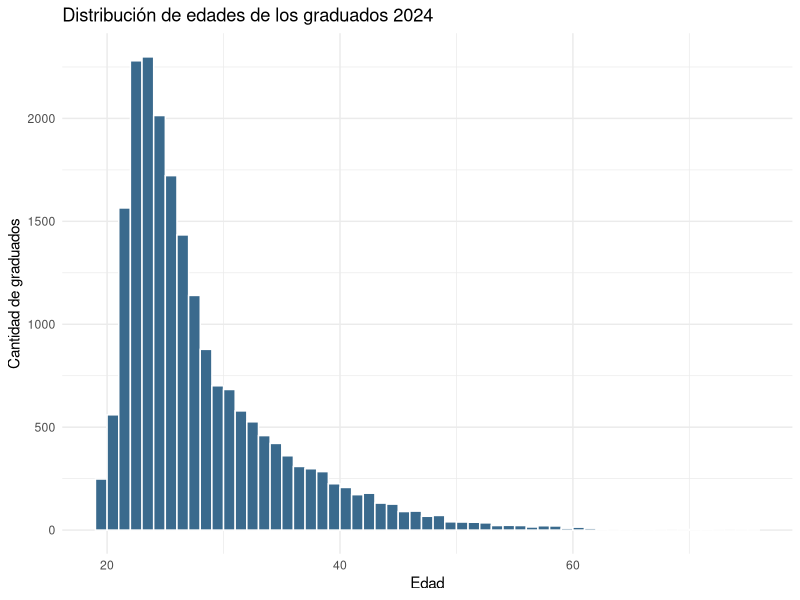
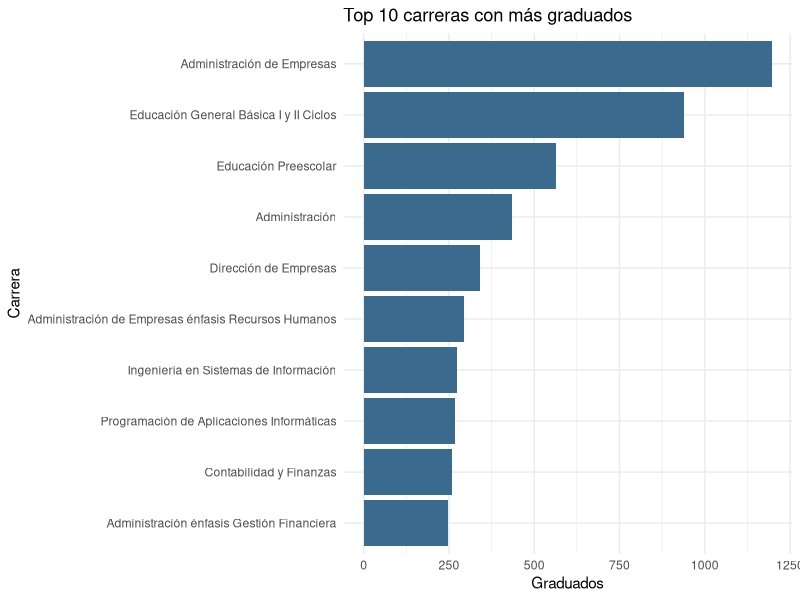
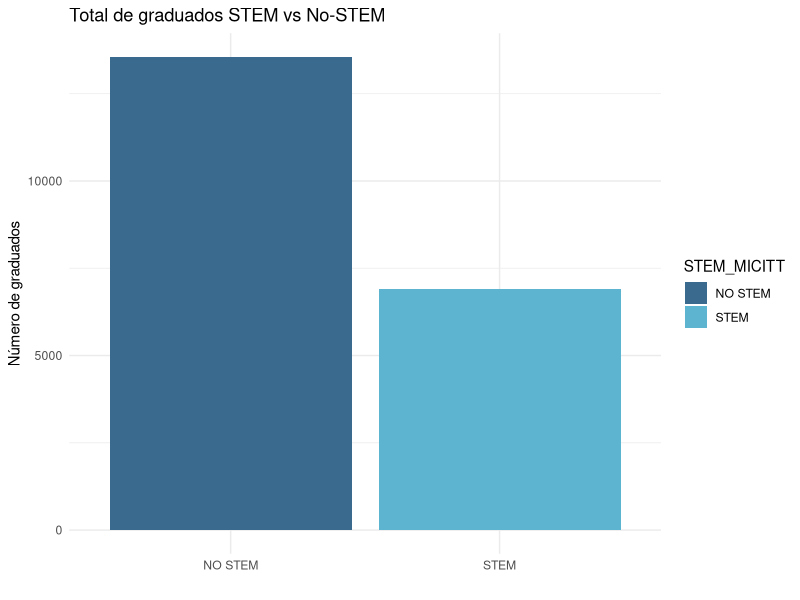
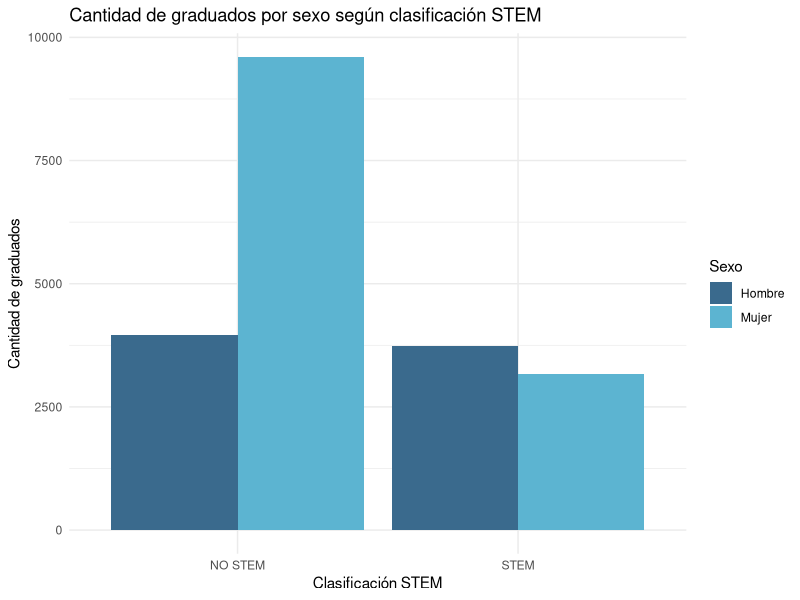
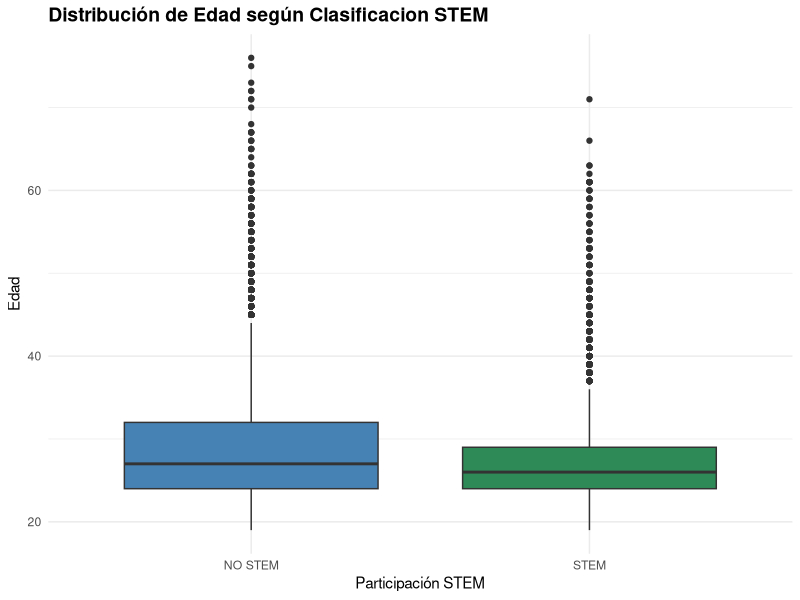
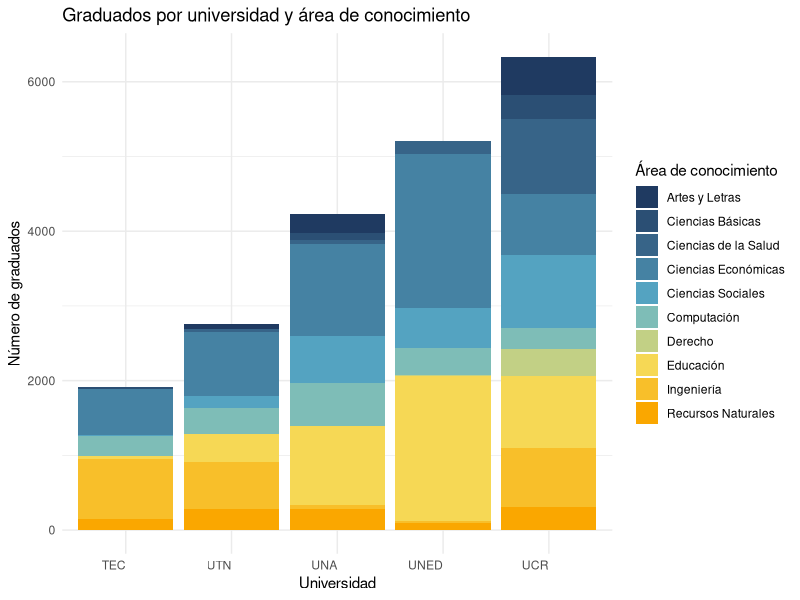
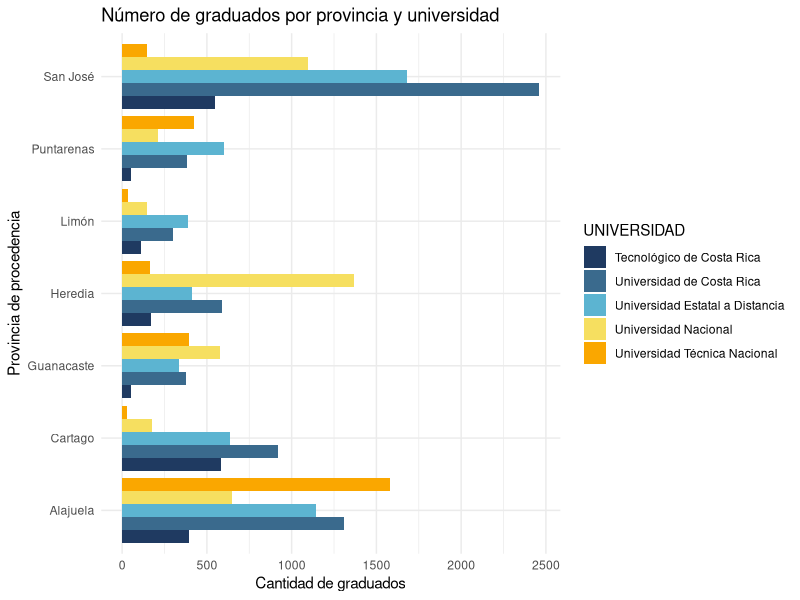
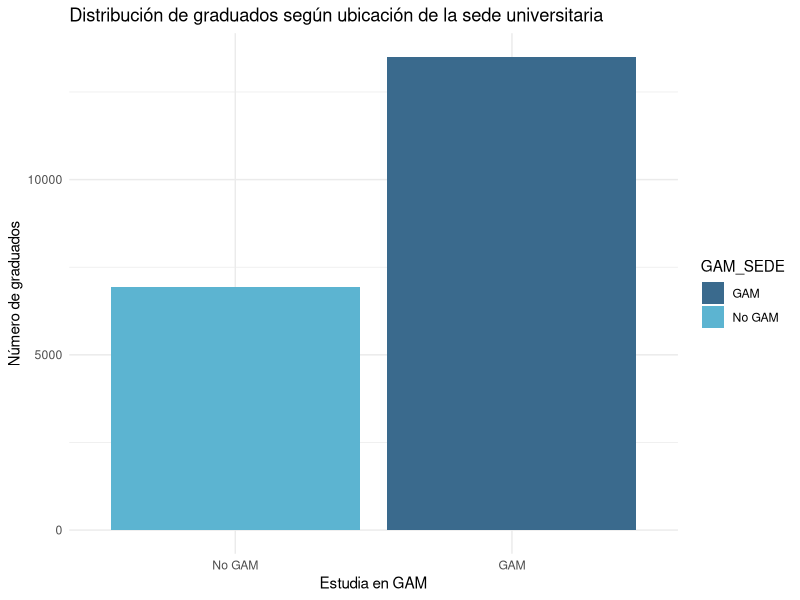

These charts were generated, in order, by the following R code:
## ---- chunk 1
library(tidyverse)
library(readxl)
paleta <- c("#1F3A61", "#3A6A8D", "#5CB4D1", "#F6DF60", "#FAA700")

Datos<-read_excel("../data/datos_diplomas_sector_estatal_2024.xlsx")

Datos <- Datos %>%
  mutate(
    ABREVIACIÓN = case_when(
      UNIVERSIDAD == "Universidad de Costa Rica" ~ "UCR",
      UNIVERSIDAD == "Universidad Nacional" ~ "UNA",
      UNIVERSIDAD == "Tecnológico de Costa Rica" ~ "TEC",
      UNIVERSIDAD == "Universidad Estatal a Distancia" ~ "UNED",
      UNIVERSIDAD == "Universidad Técnica Nacional" ~ "UTN",
      TRUE~"Otra"
    )
  )
table(Datos$ABREVIACIÓN)

view(Datos)
## ---- chunk 2
tipos <- tibble(
  columna = names(Datos),
  tipo = sapply(Datos, class)
)
print(tipos)
## ---- chunk 3
print(head(Datos, 5))
## ---- chunk 4
resumen <- summary(Datos[sapply(Datos, is.numeric)]) 
print(resumen)
## ---- chunk 5
ggplot(data = Datos, aes(x = EDAD)) +
  geom_histogram(
    binwidth = 1,
    boundary = 19,
    fill = paleta[2],
    color = "white"
  ) +
  labs(
    title = "Distribución de edades de los graduados 2024",
    x = "Edad",
    y = "Cantidad de graduados"
  ) +
  theme_minimal()
## ---- chunk 6
# Distribución de graduados por carrera
graduados_carrera <- Datos %>%
  group_by(CARRERA) %>%
  summarise(
    n_graduados = n(),
    proporcion = n() / nrow(Datos)
  ) %>%
  arrange(desc(n_graduados))

top10 <- graduados_carrera %>%
  arrange(desc(n_graduados)) %>%
  head(10)

ggplot(top10, aes(x = reorder(CARRERA, n_graduados), 
                  y = n_graduados)) +
  geom_col(fill = paleta[2]) +
  coord_flip() +
  labs(title = "Top 10 carreras con más graduados",
       x = "Carrera",
       y = "Graduados") +
  theme_minimal()
## ---- chunk 7
# Distribución de graduados STEM vs No-STEM (totales)
stem_dist <- Datos %>%
  group_by(STEM_MICITT) %>%
  summarise(
    n = n()
  )

# Gráfico de barras por totales
ggplot(stem_dist, aes(x = STEM_MICITT, y = n, fill = STEM_MICITT)) +
  geom_col() +
  labs(title = "Total de graduados STEM vs No-STEM",
       x = "",
       y = "Número de graduados") +
  theme_minimal() +
  scale_fill_manual(values = paleta[2:3])
## ---- chunk 8
ggplot(Datos, aes(x = STEM_MICITT, fill = SEXO)) +
  geom_bar(position = "dodge") +
  scale_fill_manual(values = paleta[2:3]) +
  labs(
    title = "Cantidad de graduados por sexo según clasificación STEM",
    x = "Clasificación STEM",
    y = "Cantidad de graduados",
    fill = "Sexo"
  ) +
  theme_minimal()
## ---- chunk 9
ggplot(Datos, aes(x = STEM_MICITT, y = EDAD, fill = STEM_MICITT)) +
  geom_boxplot() +
  labs(
    title = "Distribución de Edad según Clasificacion STEM",
    x = "Participación STEM",
    y = "Edad"
  ) +
  scale_fill_manual(values = c("steelblue", "seagreen")) +
  theme_minimal() +
  theme(
    legend.position = "none",
    plot.title = element_text(size = 14, face = "bold")
  )
## ---- chunk 10
uni_graduados <- Datos %>%
  group_by(ABREVIACIÓN) %>%
  summarise(
    n_graduados = n()
  ) %>%
  arrange(desc(n_graduados))

top10_universidades <- uni_graduados %>% head(10)

uni_area <- Datos %>%
  group_by(ABREVIACIÓN, AREA_CONOCIMIENTO) %>%
  summarise(n_graduados = n()) %>%
  ungroup()

paleta_expandida <- colorRampPalette(paleta)(length(unique(uni_area$AREA_CONOCIMIENTO)))
# Función que expande los colores de una paleta que tiene pocos colores y para el gráfico se necesitan más

ggplot(uni_area, aes(x = reorder(ABREVIACIÓN, n_graduados, sum), 
                     y = n_graduados, 
                     fill = AREA_CONOCIMIENTO)) +
  geom_col() +
  labs(title = "Graduados por universidad y área de conocimiento",
       x = "Universidad",
       y = "Número de graduados",
       fill = "Área de conocimiento") +
  theme_minimal() +
  theme(axis.text.x = element_text(hjust = 1)) +
  scale_fill_manual(values = paleta_expandida)
## ---- chunk 11
Datos %>%
  mutate(
    PROVINCIA_GRADUADO = str_trim(PROVINCIA_GRADUADO),
    PROVINCIA_GRADUADO = str_to_title(PROVINCIA_GRADUADO)
  ) %>% 
  filter(PROVINCIA_GRADUADO != "Extranjero") %>%
  ggplot(aes(x = PROVINCIA_GRADUADO, fill = UNIVERSIDAD)) +
  geom_bar(position = "dodge") +
  scale_fill_manual(values = paleta) +
  labs(
    title = "Número de graduados por provincia y universidad",
    x = "Provincia de procedencia",
    y = "Cantidad de graduados"
  ) +
  theme_minimal() +
  coord_flip() +
  theme(axis.text.y = element_text(angle = 0, hjust = 1))
## ---- chunk 12
# Distribución de graduados por GAM_SEDE
gam_sede_dist <- Datos %>%
  filter(!GAM_SEDE %in% c("Sin información", "No aplica")) %>%
  group_by(GAM_SEDE) %>%
  summarise(
    n = n()
  )

# Gráfico de barras
ggplot(gam_sede_dist, aes(x = reorder(GAM_SEDE, n), y = n, fill = GAM_SEDE)) +
  geom_col() +
  labs(
    title = "Distribución de graduados según ubicación de la sede universitaria",
    x = "Estudia en GAM",
    y = "Número de graduados"
  ) +
  theme_minimal() +
  scale_fill_manual(values = paleta[2:3])
## ---- chunk 13
# Distribución de graduados por GAM_ESTUDIANTE 
gam_est_dist <- Datos %>%
  filter(!GAM_ESTUDIANTE %in% c("No aplica")) %>%
  group_by(GAM_ESTUDIANTE) %>%
  summarise(
    n = n()
  )

# Gráfico de barras
ggplot(gam_est_dist, aes(x = reorder(GAM_ESTUDIANTE, n), y = n, fill = GAM_ESTUDIANTE)) +
  geom_col() +
  labs(
    title = "Distribución de graduados según residencia en la GAM",
    x = "Vive en GAM",
    y = "Número de graduados"
  ) +
  theme_minimal() +
  scale_fill_manual(values = paleta[2:3])
## ---- chunk 14
ggplot(
  Datos %>% filter(GAM_ESTUDIANTE != "No aplica"),
  aes(x = GAM_ESTUDIANTE, y = EDAD, fill = GAM_ESTUDIANTE)
) +
  geom_boxplot() +
  labs(
    title = "Distribución de Edad según Clasificación GAM",
    x = "Pertenencia a la GAM",
    y = "Edad"
  ) +
  scale_fill_manual(values = c("steelblue", "seagreen")) +
  theme_minimal() +
  theme(
    legend.position = "none",
    plot.title = element_text(size = 14, face = "bold")
  )
  
## ---- chunk 15
# Totales de graduados por zona
zona_dist <- Datos %>%
  filter(!ZONA_URBANO_RURAL_GRADUADO %in% c("Sin información", "No aplica")) %>%
  group_by(ZONA_URBANO_RURAL_GRADUADO) %>%
  summarise(n = n()) %>%
  arrange(desc(n))

# Gráfico
ggplot(zona_dist, aes(x = reorder(ZONA_URBANO_RURAL_GRADUADO, n), y = n, fill = ZONA_URBANO_RURAL_GRADUADO)) +
  geom_col() +
  labs(
    title = "Total de graduados por zona de residencia",
    x = "Zona",
    y = "Número de graduados"
  ) +
  theme_minimal() +
  scale_fill_manual(values = paleta[2:3])
## ---- chunk 16
# Distribución de graduados por sexo 
sexo_dist <- Datos %>%
  group_by(SEXO) %>%
  summarise(
    n = n()
  )

# Gráfico de barras por sexo 
ggplot(sexo_dist, aes(x = SEXO, y = n, fill = SEXO)) +
  geom_col() +
  labs(
    title = "Total de graduados por sexo",
    x = "Sexo",
    y = "Número de graduados"
  ) +
  theme_minimal() +
  scale_fill_manual(values = paleta[2:3])
## ---- chunk 17
ggplot(Datos, aes(x= SEXO, y=EDAD, fill = SEXO)) +
  geom_boxplot() +
  labs(
    title = "Distribución de Edad según Sexo",
    x = "Sexo",
    y = "Edad"
  ) +
  scale_fill_manual(values = c("steelblue", "seagreen")) +
  theme_minimal() +
  theme(
    legend.position = "none",
    plot.title = element_text(size = 14, face = "bold")
  )
## ---- chunk 18
# Distribución de graduados por sexo y área
sexo_area_dist <- Datos %>%
  group_by(AREA_CONOCIMIENTO, SEXO) %>%
  summarise(n = n()) %>%
  ungroup()

# Gráfico 
ggplot(sexo_area_dist, aes(x = AREA_CONOCIMIENTO, y = n, fill = SEXO)) +
  geom_col(position = "dodge") +
  labs(
    title = "Total de graduados por sexo y área de conocimiento",
    x = "Área de conocimiento",
    y = "Número de graduados"
  ) +
  theme_minimal() +
  coord_flip() +
  theme(axis.text.x = element_text(hjust = 1)) +
  scale_fill_manual(values = paleta[2:3])
## ---- chunk 19
# Crear grupo de edad
Datos <- Datos %>%
  mutate(
    GRUPO_EDAD = case_when(
      EDAD >= 17 & EDAD <= 20 ~ "17-20",
      EDAD >= 21 & EDAD <= 24 ~ "21-24",
      EDAD >= 25 & EDAD <= 29 ~ "25-29",
      EDAD >= 30              ~ "30+",
      TRUE ~ NA_character_
    )
  )

# Distribución de graduados por grupo de edad
edad_dist <- Datos %>%
  filter(!is.na(GRUPO_EDAD)) %>%
  group_by(GRUPO_EDAD) %>%
  summarise(n = n()) %>%
  arrange(desc(n))

print(edad_dist)

# Gráfico de barras
ggplot(edad_dist, aes(x = GRUPO_EDAD, y = n, fill = GRUPO_EDAD)) +
  geom_col() +
  labs(
    title = "Total de graduados por grupo de edad",
    x = "Grupo de edad",
    y = "Número de graduados"
  ) +
  theme_minimal() +
  scale_fill_manual(values = paleta)

# Estadísticos descriptivos
summary(Datos$EDAD)
## ---- chunk 20
# Totales por nacionalidad
nat_ext <- Datos %>%
  group_by(TIPO_NACIONALIDAD) %>%
  summarise(n = n())

# Gráfico
ggplot(nat_ext, aes(x = TIPO_NACIONALIDAD, y = n, fill = TIPO_NACIONALIDAD)) +
  geom_col() +
  labs(
    title = "Total de graduados: Nacionales vs Extranjeros",
    x = "",
    y = "Número de graduados"
  ) +
  theme_minimal() +
  scale_fill_manual(values = paleta[2:3])
## ---- chunk 21
migrantes <- Datos %>%
  filter(TIPO_NACIONALIDAD != "Nacional") %>%   # Solo migrantes
  group_by(UNIVERSIDAD) %>%
  summarise(
    migrantes = n()
  ) %>%
  arrange(desc(migrantes))

print(migrantes)

ggplot(migrantes, aes(x = reorder(UNIVERSIDAD, migrantes), y = migrantes)) +
  geom_col(fill = paleta[2]) +
  coord_flip() +
  labs(
    title = "Cantidad de migrantes graduados por universidad",
    x = "Universidad",
    y = "Número de migrantes"
  ) +
  theme_minimal()

## ---- chunk 22
Datos %>% 
ggplot( aes(x = ABREVIACIÓN)) +
  geom_bar(fill = paleta[2]) +
  labs(
    title = "Distribución por Universidad",
    x = "Universidad",
    y = "Cantidad"
  ) +
  theme_minimal()
## ---- chunk 23
Datos %>% 
  ggplot(aes(x = AREA_CONOCIMIENTO)) +
  geom_bar(fill = paleta[2]) +  
  labs(
    title = "Distribución por Área de Conocimiento",
    x = "Área de conocimiento",
    y = "Cantidad"
  ) +
  theme_minimal() +
  coord_flip() + 
  theme(axis.text.y = element_text(angle = 0, hjust = 1))
## ---- chunk 24
colSums(is.na(Datos))
## ---- chunk 25
Q1 <- quantile(Datos$EDAD, 0.25, na.rm = TRUE)
Q3 <- quantile(Datos$EDAD, 0.75, na.rm = TRUE)

IQR_val <- IQR(Datos$EDAD, na.rm = TRUE)

limite_inferior <- Q1 - 1.5 * IQR_val
limite_superior <- Q3 + 1.5 * IQR_val

outliers <- Datos %>% 
  filter(EDAD < limite_inferior | EDAD > limite_superior)

nrow(outliers)
## ---- chunk 26
outliers %>%
  select(EDAD, UNIVERSIDAD, CARRERA, SEXO) %>%
  arrange(EDAD)
## ---- chunk 27

Datos <- Datos %>%
  mutate(EDAD_outlier = if_else(EDAD < limite_inferior | EDAD > limite_superior,
                                TRUE, FALSE))
